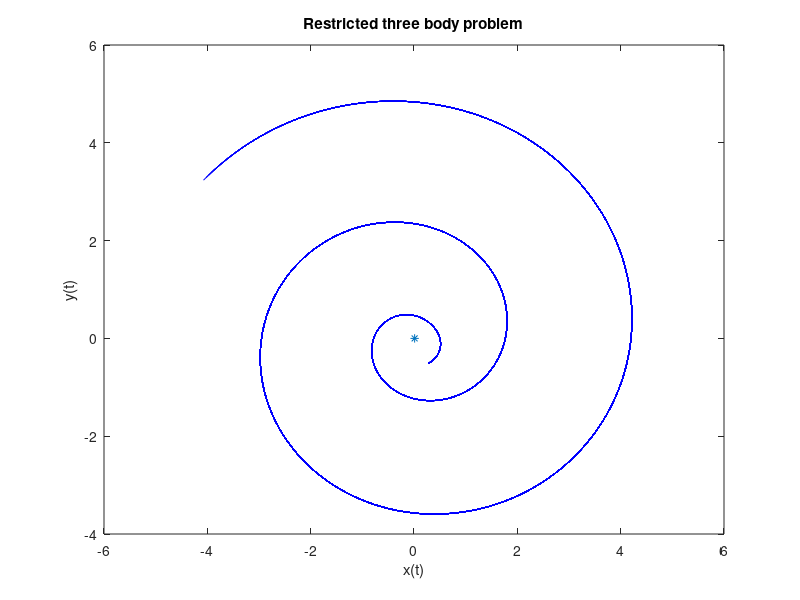

MATLAB code to generate this figure:
function inertial
% Problem parameters
c=input('Enter value of Energy,limits are "3.007640   3.007536   3.0000780   2.999921   2.999921":');
%hillscurve(c);
%grid on;
mu=1.215e-2;
mu1=1-mu;
plot (mu,0,'*');
%plot (mu1,0,'*');
hold on;
y0(1)=.285;
y0(2)=-.5050514;
y0(3)=-.010;
r1=sqrt((mu+y0(1))^2+(y0(2))^2);
r2=sqrt((-mu1+y0(1))^2+(y0(2))^2);
y0(4)=sqrt((y0(1)^2)+(y0(2)^2)+(2*(mu1)/r1)+(2*mu/r2)-c);%0.007530309627883
%ydot=sqrt(x^2+y^2+2*(1-mu)/r1 + 2*mu/r2-(xdot^2+C))
y0 = [y0(1);y0(2);y0(3); y0(4)];
tspan = [0 5];

options = odeset('RelTol',1e-12,'AbsTol',1e-8);             
[t,y] = ode45(@f,tspan,y0,options);
%plot(y(:,1),y(:,2),'r');
[m,n]=size(t);
p=t;
l=p*27.3*24*60*60/(2*pi);
omega=1.02e-5;
hold on;
for i=1:m
    theeta=omega*l(i,1)
    ix(i)=y(i,1)*cos(theeta)-y(i,2)*sin(theeta);
    iy(i)=y(i,1)*sin(theeta)+y(i,2)*cos(theeta);


plot(ix,iy,'b');
title('Restricted three body problem');
ylabel('y(t)');
xlabel('x(t)');
end

  % -----------------------------------------------------------------------
  % Nested functions -- problem parameters provided by the outer function.
  %

 function dydt = f(t,y)
  % Derivative function -- mu and mustar shared with the outer function.
r1=sqrt((mu+y(1))^2+(y(2))^2);
r2=sqrt((-1+mu+y(1))^2+(y(2))^2);
dydt=[y(3);
      y(4);
      (y(1)+2*y(4)-(1-mu)*(y(1)+mu)/(r1)^3-mu/r2^3*(y(1)-(1-mu)));
      (y(2)-2*y(3)-(1-mu)*y(2)/(r1)^3-mu*y(2)/(r2)^3)];
  end  

  % -----------------------------------------------------------------------

 

  % -----------------------------------------------------------------------

end  % liaorbitode
